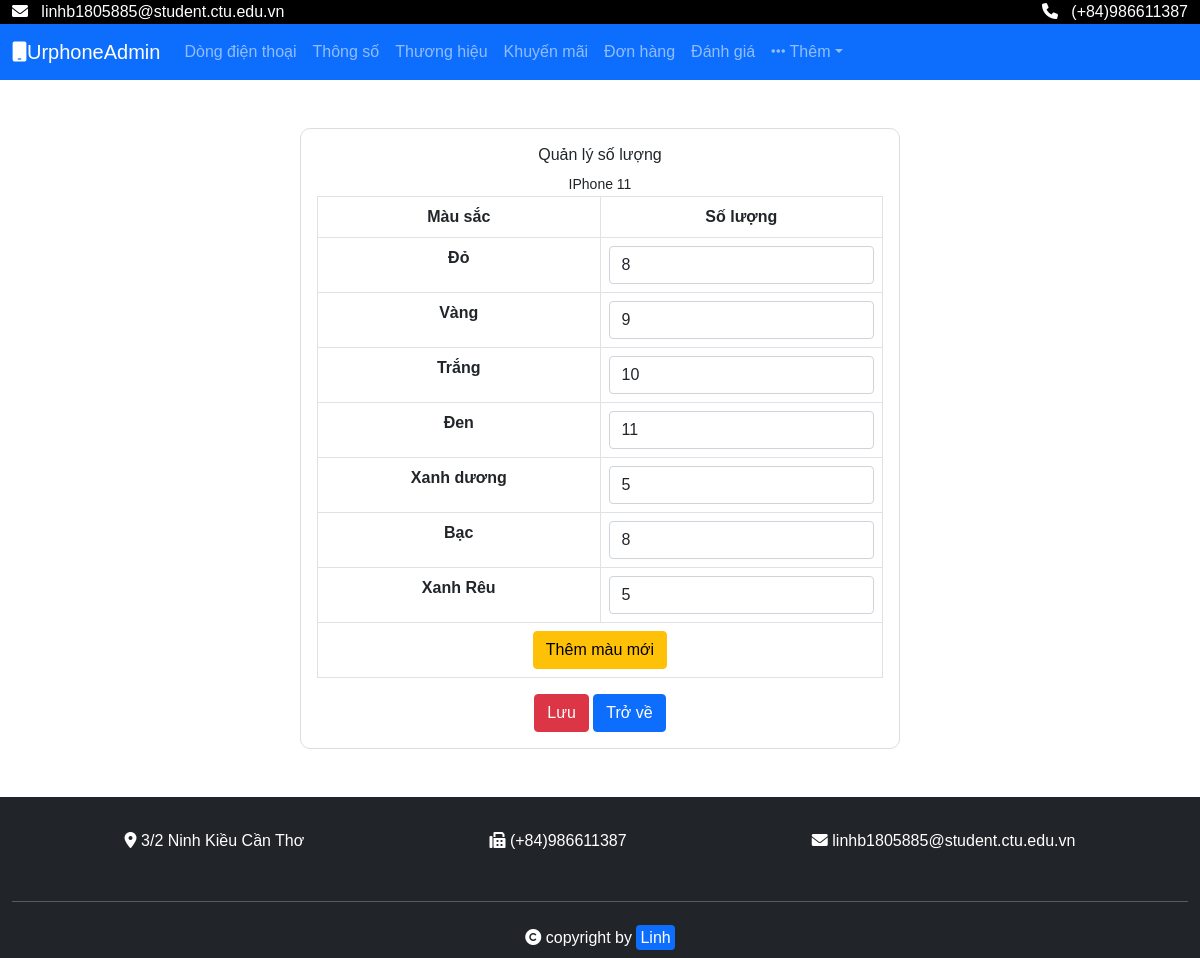
The page /admin/suasoluong.php?id=1 on the database its author committed.
### tables this page shows
CREATE TABLE `dong_dienthoai` (
  `id_ddt` int(11) NOT NULL,
  `ten_ddt` varchar(255) NOT NULL,
  `id_th` int(11) DEFAULT NULL,
  `id_km` int(11) DEFAULT NULL,
  `mota` text DEFAULT NULL,
  `anh` varchar(255) DEFAULT NULL,
  `gia` int(11) DEFAULT NULL,
  `tg_bh` int(11) DEFAULT NULL
);

CREATE TABLE `mau_sac` (
  `id_ms` int(11) NOT NULL,
  `ten_ms` varchar(50) NOT NULL
);

CREATE TABLE `so_luong` (
  `id_ms` int(11) NOT NULL,
  `id_ddt` int(11) NOT NULL,
  `so_luong` int(11) NOT NULL
);

### classes/Database.php (called while the page is built, shortened)
<?php
class Database
{
	protected $data, $conn;
	function __construct()
	{
		$dsn = "mysql:host=" . HOST . "; dbname=" . DB;
		try {
			$this->conn = new PDO($dsn, USER, PASS);
			$this->conn->query("set names 'utf8' ");
		} catch (Exception $e) {
			echo 'Lỗi: ' . $e->getMessage();
			exit;
		}
	}
	public function __destruct()
	{
		$this->conn = null;
	}
	public function query($sql, $arr = array())
	{
		$stm = $this->conn->prepare($sql);
		$stm->execute($arr);
		$this->data = $stm->fetchAll(PDO::FETCH_ASSOC);
		return $this->data;
	}
}

### classes/Dongdienthoai.php (called while the page is built, shortened)
<?php
class Dongdienthoai extends Database {
    function layTen($id_ddt){
        $sql = "select ten_ddt from dong_dienthoai where id_ddt=".$id_ddt;
        $data = $this->query($sql);
        if(count($data)==1){
            return $data[0]["ten_ddt"];
        }else return false;
    }
}
?>

### classes/Soluong.php (called while the page is built, shortened)
<?php
    class Soluong extends Database{
        function getAll($id_ddt){
            $sql = "select * from so_luong join mau_sac on so_luong.id_ms=mau_sac.id_ms where so_luong.so_luong>0 and so_luong.id_ddt='$id_ddt'";
            $data = $this->query($sql);
            if(count($data)>0) return $data; else return false;
        }
        function getFullMS(){
            $sql = "select * from mau_sac";
            $data = $this->query($sql);
            if(count($data)>0) return $data; else return false;
        }
    }
?>

### admin/suasoluong.php (the view, shortened to what this page needs)
<?php
$id_ddt = $_GET["id"];
$ms = (new Soluong)->getFullMS();
$ten_dt = (new Dongdienthoai)->layTen($id_ddt);
$ms_daco = (new Soluong)->getAll($id_ddt);
?>
<!DOCTYPE html>
<html lang="en">
<head>
    <link rel="stylesheet" href="../assets/bootstrap/css/bootstrap.min.css">
    <link rel="stylesheet" href="../main.css">
    <link rel="stylesheet" href="../assets/fontawesome/css/all.min.css">
</head>
<body>
    <div class="root">
        <div class="container-fluid tophead text-white" style="background-color: black;">
            <p class="float-end">
                <i class="fa-solid fa-phone"></i>
                &nbsp;
                (+84)986611387
            </p>
            <p>
                <i class="fa-solid fa-envelope"></i>
                &nbsp;
                linhb1805885@student.ctu.edu.vn
            </p>
        </div>
        <nav class="navbar navbar-expand-sm navbar-dark bg-primary">
            <div class="container-fluid">
                <a class="navbar-brand" href="index.php"><i class="fas fa-mobile"></i>UrphoneAdmin</a>
                <div class="collapse navbar-collapse" id="mynavbar">
                    <ul class="navbar-nav me-auto">
                        <li class="nav-item">
                            <a class="nav-link" href="dongdienthoai.php">
                                Dòng điện thoại</a>
                        </li>
                        <li class="nav-item">
                            <a class="nav-link" href="thongso.php">
                                Thông số</a>
                        </li>
                        <li class="nav-item">
                            <a class="nav-link" href="thuonghieu.php">
                                Thương hiệu</a>
                        </li>
                        <li class="nav-item">
                            <a class="nav-link" href="khuyenmai.php">
                                Khuyến mãi</a>
                        </li>
                        <li class="nav-item">
                            <a class="nav-link" href="donhang.php">
                                Đơn hàng</a>
                        </li>
                        <li class="nav-item">
                            <a class="nav-link" href="danhgia.php">
                                Đánh giá</a>
                        </li>
                        <li class="nav-item dropdown">
                            <a class="nav-link dropdown-toggle" href="#" role="button" data-bs-toggle="dropdown"><i class="fas fa-ellipsis-h"></i>&nbsp;Thêm</a>
                        </li>
                    </ul>
                </div>
            </div>
        </nav>
        <div class="container-fluid p-5">
            <div class="mx-auto p-3" style="width:600px; border: 1px solid rgb(223, 220, 220); border-radius: 10px;">
                <form action="" method="post">
                    <div class="text-center">
                        <h6>Quản lý số lượng</h6>
                        <small><?php echo $ten_dt; ?></small>
                        <br>
                    </div>
                    <div class="table-responsive">
                        <table class="table table-hover table-bordered text-center">
                            <tr>
                                <th style="width:50%;">
                                    Màu sắc
                                </th>
                                <th>
                                    Số lượng
                                </th>
                            </tr>
                                <?php
                                    foreach($ms as $x){
                                        if($ms_daco!=false)
                                        foreach($ms_daco as $i){
                                            if($x["id_ms"]==$i["id_ms"]) $value=$i["so_luong"];
                                        }
                                        echo
                                        '
                                        <tr>
                                        <th>
                                            '.$x["ten_ms"].'
                                        </th>
                                        <td>
                                        <input placeholder="Nhập số lượng" class="form-control" type="number" min="0" name="'.$x["id_ms"].'" value="'.$value.'">
                                        </td>
                                        </tr>
                                        ';
                                        $value="";
                                    }
                                ?>
                            <tr>
                                <td colspan="2" class="text-center">
                                    <a href="themmaumoi.php?id=<?php echo $id_ddt; ?>" class="btn btn-warning">
                                        Thêm màu mới
                                    </a>
                                </td>
                            </tr>
                        </table>
                        <div class="text-center">
                            <button type="submit" class="btn btn-danger">Lưu</button>
                            <a href="dongdienthoai.php" class="btn btn-primary">Trở về</a>
                        </div>
                    </div>
                  </form>
            </div>
        </div>
        <div class="container-fluid footer bg-dark text-white m-0">
            <div class="row p-3">
                <div class="d-flex p-3 justify-content-around">
                    <div class="">
                        <i class="fas fa-map-marker-alt"></i>
                        3/2 Ninh Kiều Cần Thơ
                    </div>
                    <div class="">
                        <i class="fas fa-fax"></i>
                        (+84)986611387
                    </div>
                    <div class="">
                        <i class="fas fa-envelope"></i>
                        linhb1805885@student.ctu.edu.vn
                    </div>
                </div>
            </div>
            <hr>
            <div class="row text-center">
                <div class="py-2">
                    <i class="fas fa-copyright"></i>
                    copyright by <span class="badges bg-primary rounded p-1">Linh</span>
                </div>
            </div>
        </div>
    </div>
</body>
</html>

### main.css (style rules this page uses)
.tophead p { margin: 0; }
* { box-sizing: border-box; font-family: Helvetica; }
p { margin-bottom: 5px; }

### rows shown on the page
dong_dienthoai: ten_ddt "IPhone 11"
mau_sac: ten_ms "Đỏ"
so_luong: so_luong "8"
mau_sac: ten_ms "Vàng"
so_luong: so_luong "9"
mau_sac: ten_ms "Trắng"
so_luong: so_luong "10"
mau_sac: ten_ms "Đen"
so_luong: so_luong "11"
mau_sac: ten_ms "Xanh dương", id_ms.so_luong "5"
mau_sac: ten_ms "Bạc"
so_luong: so_luong "8"
mau_sac: ten_ms "Xanh Rêu"
so_luong: so_luong "5"
